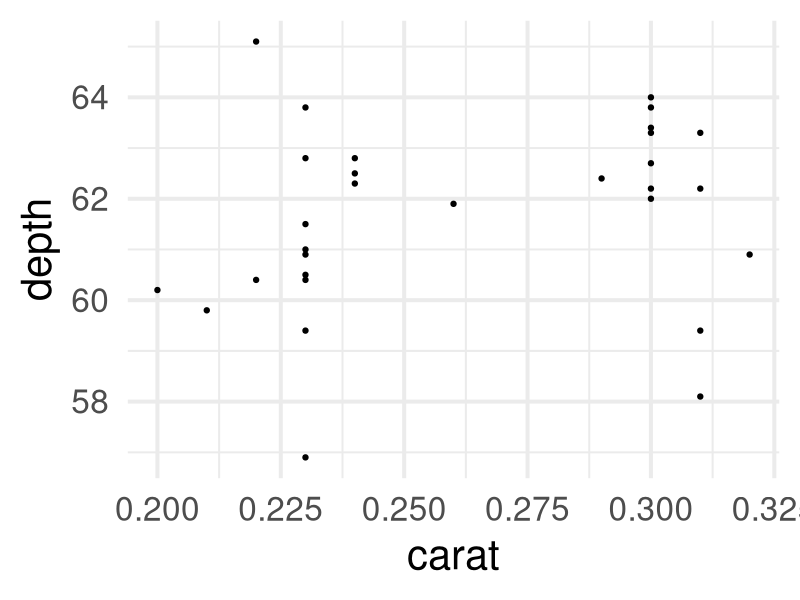
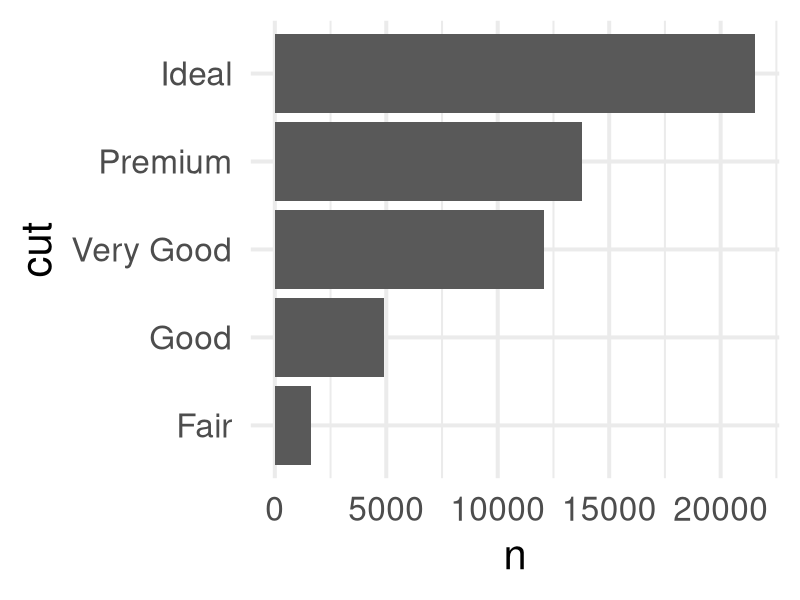
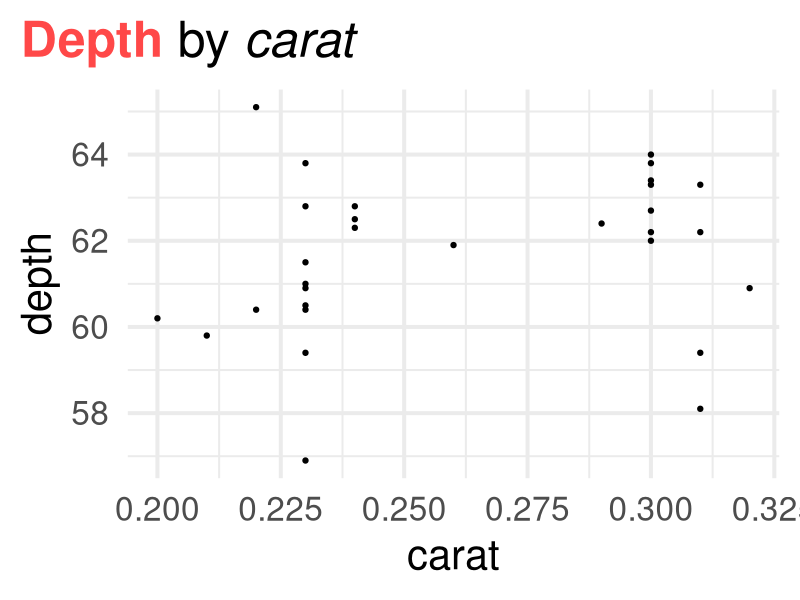

The R script that drew these images, in order:
## ---- chunk 1
knitr::opts_chunk$set(dpi = 300)
## ---- chunk 2
library(ggplot2)

# Use theme_set() to apply a theme to all your plots!
# Bonus, use `base_size` to scale up the plot font!
theme_set(theme_minimal(base_size = 30)) 

ggplot(head(diamonds, 30), aes(x = carat, y = depth)) + 
  geom_point()

library(dplyr)

diamonds %>%
  count(cut) %>%
  ggplot(aes(x = cut, y = n)) + 
  geom_col() + 
  coord_flip()
## ---- chunk 3
library(ggtext) # from github: https://github.com/wilkelab/ggtext
library(ggplot2)

# Use element_markdown() to enable using markdown and html styling in plot elements!
ggplot(head(diamonds, 30), aes(x = carat, y = depth)) + 
  geom_point() + 
  labs(title = "<b style='color:#FF4848'>Depth</b> by *carat*") + 
  theme(plot.title = element_markdown(),
        plot.title.position = "plot") # Bonus tip to totally left align the title!
